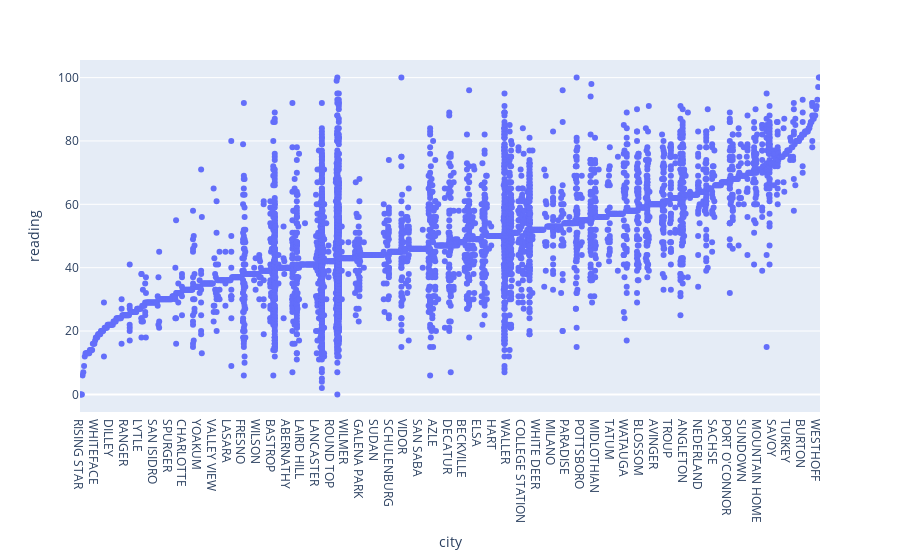

Notebook source saved alongside this figure:
### Markdown cell above
**Callouts:**

* Could be interesting to show city distribution or select your city within distribution.

### Code cell
plot_data = df.assign(order = df.groupby('city')['reading'].transform('mean')).sort_values('order')
px.strip(plot_data, x='city', y='reading')

### Figure 1 — Plotly figure (JSON) as saved in the notebook; plotly's stock layout.template omitted (floating-point values rounded to 4 significant figures; data arrays with more than 128 entries replaced by an {"elided": "..."} marker saying what was removed)
{"data": [{"alignmentgroup": "True", "boxpoints": "all", "fillcolor": "rgba(255,255,255,0)", "hoveron": "points", "hovertemplate": "city=%{x}<br>reading=%{y}<extra></extra>", "legendgroup": "", "line": {"color": "rgba(255,255,255,0)"}, "marker": {"color": "#636efa"}, "name": "", "offsetgroup": "", "orientation": "v", "pointpos": 0, "showlegend": false, "type": "box", "x": {"elided": "9044 str values"}, "x0": " ", "xaxis": "x", "y": {"elided": "9044 int values"}, "y0": " ", "yaxis": "y"}], "layout": {"boxmode": "group", "legend": {"tracegroupgap": 0}, "margin": {"t": 60}, "xaxis": {"anchor": "y", "domain": [0, 1], "title": {"text": "city"}}, "yaxis": {"anchor": "x", "domain": [0, 1], "title": {"text": "reading"}}}}
